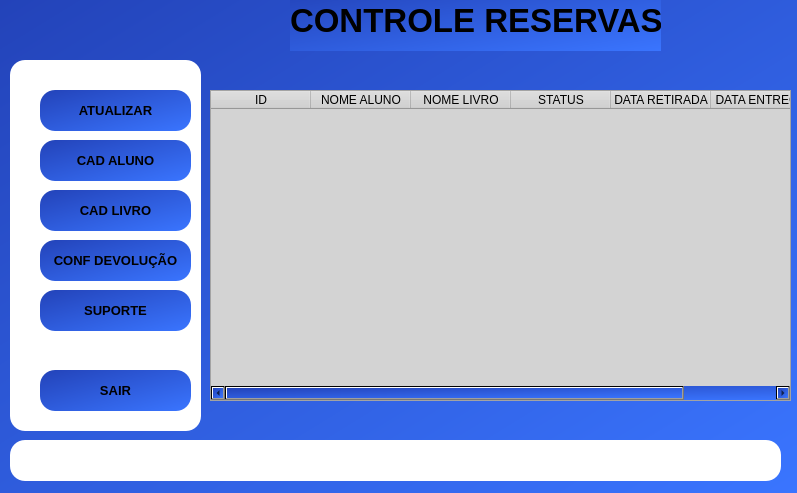
<?xml version="1.0" encoding="UTF-8"?>
<ui version="4.0">
 <class>MainWindow</class>
 <widget class="QMainWindow" name="MainWindow">
  <property name="geometry">
   <rect>
    <x>0</x>
    <y>0</y>
    <width>797</width>
    <height>493</height>
   </rect>
  </property>
  <property name="maximumSize">
   <size>
    <width>797</width>
    <height>493</height>
   </size>
  </property>
  <property name="windowTitle">
   <string>Reservas</string>
  </property>
  <property name="styleSheet">
   <string notr="true">background-color: qlineargradient(spread:pad, x1:0, y1:0, x2:1, y2:1, stop:0 rgba(35, 67, 185, 255), stop:1 rgba(58, 117, 255, 255));</string>
  </property>
  <widget class="QWidget" name="centralwidget">
   <widget class="QLabel" name="menu">
    <property name="geometry">
     <rect>
      <x>10</x>
      <y>60</y>
      <width>191</width>
      <height>371</height>
     </rect>
    </property>
    <property name="styleSheet">
     <string notr="true">border-radius:15px;
background-color: rgb(255, 255, 255);</string>
    </property>
    <property name="text">
     <string/>
    </property>
   </widget>
   <widget class="QLabel" name="titulo">
    <property name="geometry">
     <rect>
      <x>290</x>
      <y>-10</y>
      <width>371</width>
      <height>61</height>
     </rect>
    </property>
    <property name="font">
     <font>
      <pointsize>25</pointsize>
      <weight>75</weight>
      <bold>true</bold>
     </font>
    </property>
    <property name="styleSheet">
     <string notr="true"/>
    </property>
    <property name="text">
     <string>CONTROLE RESERVAS</string>
    </property>
   </widget>
   <widget class="QPushButton" name="BcadAluno">
    <property name="geometry">
     <rect>
      <x>40</x>
      <y>140</y>
      <width>151</width>
      <height>41</height>
     </rect>
    </property>
    <property name="font">
     <font>
      <pointsize>10</pointsize>
      <weight>75</weight>
      <bold>true</bold>
     </font>
    </property>
    <property name="styleSheet">
     <string notr="true">border-radius: 15px;
background-color: qlineargradient(spread:pad, x1:0, y1:0, x2:1, y2:1, stop:0 rgba(35, 67, 185, 255), stop:1 rgba(58, 117, 255, 255));</string>
    </property>
    <property name="text">
     <string>CAD ALUNO</string>
    </property>
    <property name="icon">
     <iconset>
      <normaloff>icons/aluna.png</normaloff>icons/aluna.png</iconset>
    </property>
   </widget>
   <widget class="QPushButton" name="Bretirar">
    <property name="geometry">
     <rect>
      <x>40</x>
      <y>240</y>
      <width>151</width>
      <height>41</height>
     </rect>
    </property>
    <property name="font">
     <font>
      <pointsize>10</pointsize>
      <weight>75</weight>
      <bold>true</bold>
     </font>
    </property>
    <property name="styleSheet">
     <string notr="true">border-radius: 15px;
background-color: qlineargradient(spread:pad, x1:0, y1:0, x2:1, y2:1, stop:0 rgba(35, 67, 185, 255), stop:1 rgba(58, 117, 255, 255));</string>
    </property>
    <property name="text">
     <string>CONF DEVOLUÇÃO</string>
    </property>
    <property name="icon">
     <iconset>
      <normaloff>icons/em-processamento.png</normaloff>icons/em-processamento.png</iconset>
    </property>
   </widget>
   <widget class="QPushButton" name="Batualizar">
    <property name="geometry">
     <rect>
      <x>40</x>
      <y>90</y>
      <width>151</width>
      <height>41</height>
     </rect>
    </property>
    <property name="font">
     <font>
      <pointsize>10</pointsize>
      <weight>75</weight>
      <bold>true</bold>
     </font>
    </property>
    <property name="styleSheet">
     <string notr="true">border-radius: 15px;
background-color: qlineargradient(spread:pad, x1:0, y1:0, x2:1, y2:1, stop:0 rgba(35, 67, 185, 255), stop:1 rgba(58, 117, 255, 255));</string>
    </property>
    <property name="text">
     <string>ATUALIZAR</string>
    </property>
    <property name="icon">
     <iconset>
      <normaloff>icons/atualizar.png</normaloff>icons/atualizar.png</iconset>
    </property>
   </widget>
   <widget class="QPushButton" name="Bsuporte">
    <property name="geometry">
     <rect>
      <x>40</x>
      <y>290</y>
      <width>151</width>
      <height>41</height>
     </rect>
    </property>
    <property name="font">
     <font>
      <pointsize>10</pointsize>
      <weight>75</weight>
      <bold>true</bold>
     </font>
    </property>
    <property name="styleSheet">
     <string notr="true">border-radius: 15px;
background-color: qlineargradient(spread:pad, x1:0, y1:0, x2:1, y2:1, stop:0 rgba(35, 67, 185, 255), stop:1 rgba(58, 117, 255, 255));</string>
    </property>
    <property name="text">
     <string>SUPORTE</string>
    </property>
    <property name="icon">
     <iconset>
      <normaloff>icons/suporte-tecnico.png</normaloff>icons/suporte-tecnico.png</iconset>
    </property>
   </widget>
   <widget class="QPushButton" name="Bsair">
    <property name="geometry">
     <rect>
      <x>40</x>
      <y>370</y>
      <width>151</width>
      <height>41</height>
     </rect>
    </property>
    <property name="font">
     <font>
      <pointsize>10</pointsize>
      <weight>75</weight>
      <bold>true</bold>
     </font>
    </property>
    <property name="styleSheet">
     <string notr="true">border-radius: 15px;
background-color: qlineargradient(spread:pad, x1:0, y1:0, x2:1, y2:1, stop:0 rgba(35, 67, 185, 255), stop:1 rgba(58, 117, 255, 255));</string>
    </property>
    <property name="text">
     <string>SAIR</string>
    </property>
    <property name="icon">
     <iconset>
      <normaloff>icons/sair.png</normaloff>icons/sair.png</iconset>
    </property>
   </widget>
   <widget class="QLabel" name="fundologue">
    <property name="geometry">
     <rect>
      <x>10</x>
      <y>440</y>
      <width>771</width>
      <height>41</height>
     </rect>
    </property>
    <property name="styleSheet">
     <string notr="true">border-radius:15px;
background-color: rgb(255, 255, 255);</string>
    </property>
    <property name="text">
     <string/>
    </property>
   </widget>
   <widget class="QLabel" name="logue">
    <property name="geometry">
     <rect>
      <x>210</x>
      <y>450</y>
      <width>411</width>
      <height>21</height>
     </rect>
    </property>
    <property name="font">
     <font>
      <pointsize>10</pointsize>
      <weight>75</weight>
      <bold>true</bold>
     </font>
    </property>
    <property name="styleSheet">
     <string notr="true">background-color: rgb(255, 255, 255);</string>
    </property>
    <property name="text">
     <string/>
    </property>
   </widget>
   <widget class="QTableWidget" name="tableWidget">
    <property name="geometry">
     <rect>
      <x>210</x>
      <y>90</y>
      <width>581</width>
      <height>311</height>
     </rect>
    </property>
    <property name="styleSheet">
     <string notr="true">background-color: rgb(211, 211, 211);</string>
    </property>
    <column>
     <property name="text">
      <string>ID</string>
     </property>
    </column>
    <column>
     <property name="text">
      <string>NOME ALUNO</string>
     </property>
    </column>
    <column>
     <property name="text">
      <string>NOME LIVRO</string>
     </property>
    </column>
    <column>
     <property name="text">
      <string>STATUS</string>
     </property>
    </column>
    <column>
     <property name="text">
      <string>DATA RETIRADA</string>
     </property>
    </column>
    <column>
     <property name="text">
      <string>DATA ENTREGA</string>
     </property>
    </column>
   </widget>
   <widget class="QPushButton" name="BcadLivro">
    <property name="geometry">
     <rect>
      <x>40</x>
      <y>190</y>
      <width>151</width>
      <height>41</height>
     </rect>
    </property>
    <property name="font">
     <font>
      <pointsize>10</pointsize>
      <weight>75</weight>
      <bold>true</bold>
     </font>
    </property>
    <property name="styleSheet">
     <string notr="true">border-radius: 15px;
background-color: qlineargradient(spread:pad, x1:0, y1:0, x2:1, y2:1, stop:0 rgba(35, 67, 185, 255), stop:1 rgba(58, 117, 255, 255));</string>
    </property>
    <property name="text">
     <string>CAD LIVRO</string>
    </property>
    <property name="icon">
     <iconset>
      <normaloff>icons/livro.png</normaloff>icons/livro.png</iconset>
    </property>
   </widget>
  </widget>
 </widget>
 <resources/>
 <connections/>
</ui>
